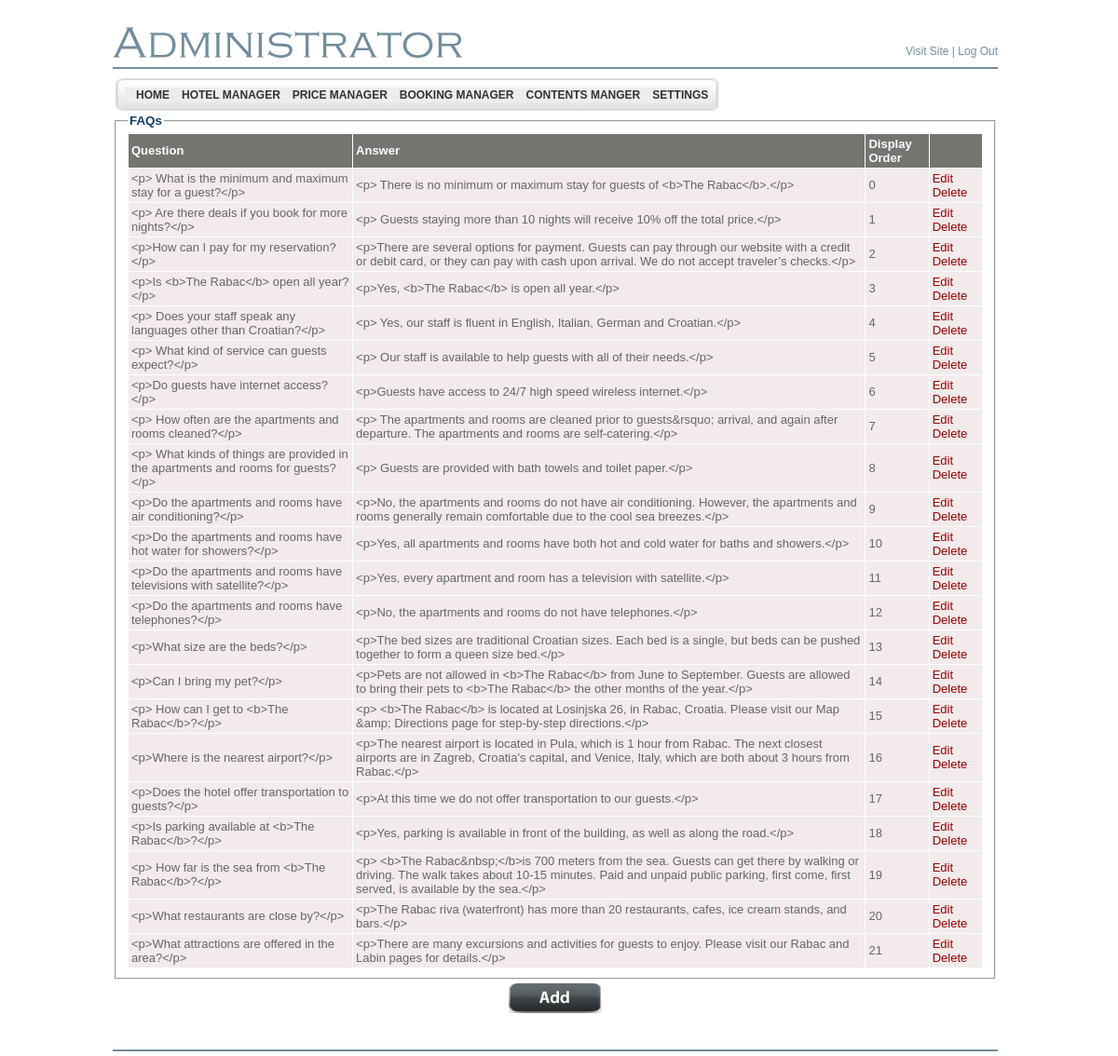
/LiculApartments/admin/faqs_list.php (signed in), run on the app's committed database.
### tables this page shows
CREATE TABLE `bsi_adminmenu` (
  `id` int(4) NOT NULL auto_increment,
  `name` varchar(200) NOT NULL default '',
  `url` varchar(200) default NULL,
  `menu_desc` varchar(200) NOT NULL default '',
  `parent_id` int(4) default '0',
  `status` enum('Y','N') default 'Y',
  `ord` int(5) NOT NULL default '0',
  `privileges` int(11) NOT NULL,
  PRIMARY KEY  (`id`),
  UNIQUE KEY `kid` (`name`,`parent_id`)
);

CREATE TABLE `bsi_language` (
  `id` int(11) NOT NULL auto_increment,
  `language_name` varchar(255) NOT NULL,
  `language_code` varchar(4) NOT NULL,
  `language_file_name` varchar(255) NOT NULL,
  `is_active` tinyint(1) NOT NULL,
  `is_default` tinyint(1) NOT NULL,
  `display_order` int(11) NOT NULL,
  PRIMARY KEY  (`id`),
  UNIQUE KEY `UNQ_lang_cd` (`language_code`)
);

CREATE TABLE `bsi_faqs` (
  `id` int(11) NOT NULL auto_increment,
  `question_en` mediumtext,
  `question_hr` mediumtext,
  `question_de` mediumtext,
  `question_it` mediumtext,
  `answer_en` mediumtext,
  `answer_hr` mediumtext,
  `answer_de` mediumtext,
  `answer_it` mediumtext,
  `display_order` tinyint(4) NOT NULL,
  PRIMARY KEY  (`id`)
);

### LiculApartments/includes/Faq.class.php (called while the page is built, shortened)
<?php
class Faq
{
	private static $questionPrefix = "question_";
	private static $answerPrefix = "answer_";
	public static function fetchFromParameters($params)
	{
		$faq = new Faq();
		if (isset($params['id']) && is_numeric($params['id']))
		{
			$faq->id = intval($params['id']);
		}
		$faq->question = LocalizedText::fetchFromParameters($params, Faq::$questionPrefix);
		$faq->answer = LocalizedText::fetchFromParameters($params, Faq::$answerPrefix);
		if (isset($params['display_order']) && is_numeric($params['display_order']))
		{
			$faq->displayOrder = intval($params['display_order']);
		}
		return $faq;
	}
	public static function fetchAllFromDb()
	{
		$faqs = array();
		$sql = "SELECT * FROM bsi_faqs ORDER BY display_order";
		$query = mysql_query($sql);
		while ($row = mysql_fetch_assoc($query))
		{
			$faq = Faq::fetchFromParameters($row);
			$faqs[] = $faq;
		}
		return $faqs;
	}
}
?>

### LiculApartments/includes/LocalizedText.class.php (called while the page is built, shortened)
<?php
class LocalizedText
{
	private $_textArray = array();
	public function getText($languageCode)
	{
		$languageCode = trim(strtolower($languageCode));
		if (isset($this->_textArray[$languageCode]))
		{
			return $this->_textArray[$languageCode];
		}
		return null;
	}
    public static function fetchFromParameters($params, $fieldPrefix)
    {
    	$localizedText = new LocalizedText($fieldPrefix);
    	foreach ($params as $key => $value)
        {
            if (preg_match('/' . $fieldPrefix . '[A-Za-z]{2}/', $key))
            {
                $languageCode = substr($key, -2);
                $localizedText->_textArray[$languageCode] = trim($value);
            }
        }
        return $localizedText;
    }
}

### LiculApartments/includes/Language.class.php (called while the page is built, shortened)
<?php
class Language
{
	public static function fetchFromParameters($params)
	{
		$language = new Language();
		if (isset($params['id']) && is_numeric($params['id']))
		{
			$language->id = intval($params['id']);
		}
		if (isset($params['language_name']))
		{
			$language->languageName = $params['language_name'];
		}
		if (isset($params['language_code']))
		{
			$language->languageCode = $params['language_code'];
		}
		if (isset($params['language_file_name']))
		{
			$language->fileName = $params['language_file_name'];
		}
		if (isset($params['is_active']))
		{
			$language->isActive = intval($params['is_active']) == 1;
		}
		if (isset($params['is_default']))
		{
			$language->isDefault = intval($params['is_default']) == 1;
		}
		if (isset($params['display_order']))
		{
			$language->displayOrder = intval($params['display_order']);
		}
		return $language;
	}
	public static function fetchDefaultLangauge()
	{
		$language = null;
		$sql = "SELECT * FROM bsi_language WHERE is_default = 1";
		$query = mysql_query($sql);
		if ($row = mysql_fetch_assoc($query))
		{
			$language = Language::fetchFromParameters($row);
		}
		return $language;
	}
}

### LiculApartments/admin/faqs_list.php (the view, shortened to what this page needs)
<?php
$faqs = Faq::fetchAllFromDb();
$defaultLanguage = Language::fetchDefaultLangauge();
include ("header.php");
?>
	</td>
  </tr>
  <tr>
    <td valign="top" >
		<fieldset>
		    <legend class="TitleBlue11pt">FAQs</legend>
		    <table width="100%" cellspacing="1" border="0" cellpadding="3">
				<tr bgcolor="#747471">
					<td scope="col" align="left"><b><font color="white"
						face="Verdana, Arial, Helvetica, sans-serif" size="2">Question</font></b>
					</td>
					<td scope="col" align="left"><b><font color="white"
						face="Verdana, Arial, Helvetica, sans-serif" size="2">Answer</font></b>
					</td>
					<td scope="col" align="left"><b><font color="white"
						face="Verdana, Arial, Helvetica, sans-serif" size="2">Display Order</font></b>
					</td>
					<td scope="col" class="bodytext_h">&nbsp;</td>
				</tr>
			<?php
					foreach ($faqs as $faq)
					{
						echo '<tr class="odd" bgcolor="#f2eaeb">' . "\n";
						echo '	<td align="left"><font color="#666666" face="Verdana, Arial, Helvetica, sans-serif" size="2">' . htmlentities($faq->question->getText($defaultLanguage->languageCode)) . '</font></td>' . "\n";
						echo '	<td align="left"><font color="#666666" face="Verdana, Arial, Helvetica, sans-serif" size="2">' . htmlentities($faq->answer->getText($defaultLanguage->languageCode)) . '</font></td>' . "\n";
						echo '	<td align="left"><font color="#666666" face="Verdana, Arial, Helvetica, sans-serif" size="2">' . $faq->displayOrder . '</font></td>' . "\n";
						echo '	<td align="left"><font color="#666666" face="Verdana, Arial, Helvetica, sans-serif" size="2">';
						echo '		<a href="faqs_add_edit.php?id=' . $faq->id . '" style="text-decoration:none"><font color="#990000"  face="Verdana, Arial, Helvetica, sans-serif" size="2" >Edit</font></a>&nbsp;&nbsp;';
						echo '		<a href="faqs_delete.php?id=' . $faq->id . '" style="text-decoration:none" onclick = "if (! confirm(\'Are you sure?\')) { return false; }"><font color="#990000"  face="Verdana, Arial, Helvetica, sans-serif" size="2" >Delete</font></a>';
						echo '	</td>' . "\n";
						echo "</tr>\n";	;
					}
			?>
			</table>
	    </fieldset>
	    <table width="100%">
			<tr  bgcolor="#ffffff" class="TitleBlue11pt">
	            <td height="20" align="center">
	                <input type="image" value="1" src="images/button_add.png"  name='SBMT_REG'  onclick="javascript:window.location.href='faqs_add_edit.php'">
	            </td>
	        </tr>
		</table>
    </td>
  </tr>
  <?php include("footer.php"); ?>
</table>
</body>
</html>

### LiculApartments/admin/header.php (shortened to what this page needs)
<!DOCTYPE html PUBLIC "-//W3C//DTD XHTML 1.0 Transitional//EN" "http://www.w3.org/TR/xhtml1/DTD/xhtml1-transitional.dtd">
<html xmlns="http://www.w3.org/1999/xhtml">
<head>
	<link href="style.css" rel="stylesheet" type="text/css" />
	<link href="style1.css" rel="stylesheet" type="text/css">
</head>
<body>
<table align="center" width="950" border="0" cellspacing="0"
	cellpadding="0">
	<tr>
		<td width="366">&nbsp;</td>
		<td width="584">&nbsp;</td>
	</tr>
	<tr>
		<td align="left" valign="bottom"><img src="images/adminis.gif" alt="" /></td>
		<td align="right" valign="bottom" class="bodyMenutext8pt"><a
			href="../index.php" target="_blank" class="bodyMenutext8pt">Visit
		Site</a> | <a href="logout.php" class="bodyMenutext8pt">Log Out</a></td>
	</tr>
	<tr>
		<td height="10"></td>
		<td></td>
	</tr>
	<tr>
		<td colspan="2" height="2" bgcolor="#718d9d"></td>
	</tr>
</table>
<table align="center" width="950" border="0" cellspacing="0" cellpadding="0">
	<tr>
		<td height="8"></td>
	</tr>
	<tr>
		<td align="left">
		<table border="0" style="background-image: url(images/menu_tile.gif);"
			cellspacing="0" cellpadding="0">
			<tr>
				<td><img src="images/menubar_left.gif" alt="" width="13" height="40" /></td>
				<td align="left" class="bodytext8pt">
				<div class="sample1">
				<div class="horz_menu">
<?php
$sql_parent = mysql_query("select * from bsi_adminmenu where parent_id=0 and status='Y' order by ord");
while ($row_parent = mysql_fetch_array($sql_parent))
{
	echo "<a id=\"" . $row_parent[0] . "\"      href=\"" . $row_parent[2] . "\">&nbsp;&nbsp;&nbsp;" . $row_parent[1] . "</a>";
}
?>
<br clear="both" />
				</div>
</div>
				</td>
				<td><img src="images/menubar_right.gif" alt="" width="13"
					height="40" /></td>
			</tr>
		</table>

### LiculApartments/admin/style.css (style rules this page uses)
.bodytext8pt { color: #000000; font-family: 'Tahoma', 'Arial', 'Verdana'; font-size: 8pt; font-weight: normal; margin: 0; line-height: 120% }
.TitleBlue11pt { color: #113E6D; font-family: 'Trebuchet MS', 'Tahoma', 'Arial', 'Verdana'; font-size: 10pt; font-weight: bold; margin: 0; }
.bodyMenutext8pt { color: #718d9d; font-family: 'Verdana', 'Tahoma', 'Arial'; font-size: 12px; font-weight: normal; margin: 0; }
a.bodyMenutext8pt { color: #718d9d; font-weight: normal; text-decoration: none }
input { FONT-Size:9pt; color:#333333; font-family: 'Tahoma', 'Arial', 'MS Sans Serif', 'Verdana'; font-weight: normal; }
body { margin-top: 00; margin-bottom: 0; margin-left: 0; background-color: #FFFFFF; background-repeat: repeat-x; background-position; 0 0 }
a:link { text-decoration:none; font-color: #990000; font-family: Verdana, Arial, Helvetica, sans-serif; font-size: 2; }

### LiculApartments/admin/style1.css (style rules this page uses)
div.horz_menu a { display: block; float: left; }
div.sample1 div.horz_menu a, div.sample1 div.vert_menu a { padding: 1px 0px 1px 0px; background:#ededec; width:inherit; padding:2px; text-decoration: none; font-family:Arial, Helvetica, sans-serif; font-weight: 900; font-size: 12px; color: #333333; }
div.sample1 div.horz_menu a { margin-right: -1px; width:auto; }
a:link { text-decoration:none; font-color: #990000; font-family: Verdana, Arial, Helvetica, sans-serif; font-size: 2; }

### data on the page
bsi_adminmenu: name "HOME"
bsi_adminmenu: name "HOTEL MANAGER"
bsi_adminmenu: name "PRICE MANAGER"
bsi_adminmenu: name "BOOKING MANAGER"
bsi_adminmenu: name "CONTENTS MANGER"
bsi_adminmenu: name "SETTINGS"
bsi_faqs: display_order "0"
bsi_language: language_code "<p> What is the minimum and maximum stay for a guest?</p>", language_code "<p> There is no minimum or maximum stay for guests of <b>The Rabac</b>.</p>", language_code "<p> Are there deals if you book for more nights?</p>", language_code "<p> Guests staying more than 10 nights will receive 10% off the total price.</p>", language_code "<p>How can I pay for my reservation?</p>", language_code "<p>There are several options for payment. Guests can pay through our website with a credit or debit card, or they can pay with cash upon arrival. We do not accept traveler’s checks.</p>", language_code "<p>Is <b>The Rabac</b> open all year?</p>", language_code "<p>Yes, <b>The Rabac</b> is open all year.</p>", language_code "<p> Does your staff speak any languages other than Croatian?</p>", language_code "<p> Yes, our staff is fluent in English, Italian, German and Croatian.</p>", language_code "<p> What kind of service can guests expect?</p>", language_code "<p> Our staff is available to help guests with all of their needs.</p>", language_code "<p>Do guests have internet access?</p>", language_code "<p>Guests have access to 24/7 high speed wireless internet.</p>", language_code "<p> How often are the apartments and rooms cleaned?</p>", language_code "<p> The apartments and rooms are cleaned prior to guests&rsquo; arrival, and again after departure. The apartments and rooms are self-catering.</p>", language_code "<p> What kinds of things are provided in the apartments and rooms for guests?</p>", language_code "<p> Guests are provided with bath towels and toilet paper.</p>", language_code "<p>Do the apartments and rooms have air conditioning?</p>", language_code "<p>No, the apartments and rooms do not have air conditioning. However, the apartments and rooms generally remain comfortable due to the cool sea breezes.</p>", language_code "<p>Do the apartments and rooms have hot water for showers?</p>", language_code "<p>Yes, all apartments and rooms have both hot and cold water for baths and showers.</p>", language_code "<p>Do the apartments and rooms have televisions with satellite?</p>", language_code "<p>Yes, every apartment and room has a television with satellite.</p>", language_code "<p>Do the apartments and rooms have telephones?</p>", language_code "<p>No, the apartments and rooms do not have telephones.</p>", language_code "<p>What size are the beds?</p>", language_code "<p>The bed sizes are traditional Croatian sizes. Each bed is a single, but beds can be pushed together to form a queen size bed.</p>", language_code "<p>Can I bring my pet?</p>", language_code "<p>Pets are not allowed in <b>The Rabac</b> from June to September. Guests are allowed to bring their pets to <b>The Rabac</b> the other months of the year.</p>", language_code "<p> How can I get to <b>The Rabac</b>?</p>", language_code "<p> <b>The Rabac</b> is located at Losinjska 26, in Rabac, Croatia. Please visit our Map &amp; Directions page for step-by-step directions.</p>", language_code "<p>Where is the nearest airport?</p>", language_code "<p>The nearest airport is located in Pula, which is 1 hour from Rabac. The next closest airports are in Zagreb, Croatia's capital, and Venice, Italy, which are both about 3 hours from Rabac.</p>", language_code "<p>Does the hotel offer transportation to guests?</p>", language_code "<p>At this time we do not offer transportation to our guests.</p>", language_code "<p>Is parking available at <b>The Rabac</b>?</p>", language_code "<p>Yes, parking is available in front of the building, as well as along the road.</p>", language_code "<p> How far is the sea from <b>The Rabac</b>?</p>", language_code "<p> <b>The Rabac&nbsp;</b>is 700 meters from the sea. Guests can get there by walking or driving. The walk takes about 10-15 minutes. Paid and unpaid public parking, first come, first served, is available by the sea.</p>", language_code "<p>What restaurants are close by?</p>", language_code "<p>The Rabac riva (waterfront) has more than 20 restaurants, cafes, ice cream stands, and bars.</p>", language_code "<p>What attractions are offered in the area?</p>", language_code "<p>There are many excursions and activities for guests to enjoy. Please visit our Rabac and Labin pages for details.</p>"
bsi_faqs: display_order "1"
bsi_faqs: display_order "2"
bsi_faqs: display_order "3"
bsi_faqs: display_order "4"
bsi_faqs: display_order "5"
bsi_faqs: display_order "6"
bsi_faqs: display_order "7"
bsi_faqs: display_order "8"
bsi_faqs: display_order "9"
bsi_faqs: display_order "10"
bsi_faqs: display_order "11"
bsi_faqs: display_order "12"
bsi_faqs: display_order "13"
bsi_faqs: display_order "14"
bsi_faqs: display_order "15"
bsi_faqs: display_order "16"
bsi_faqs: display_order "17"
bsi_faqs: display_order "18"
bsi_faqs: display_order "19"
bsi_faqs: display_order "20"
bsi_faqs: display_order "21"
